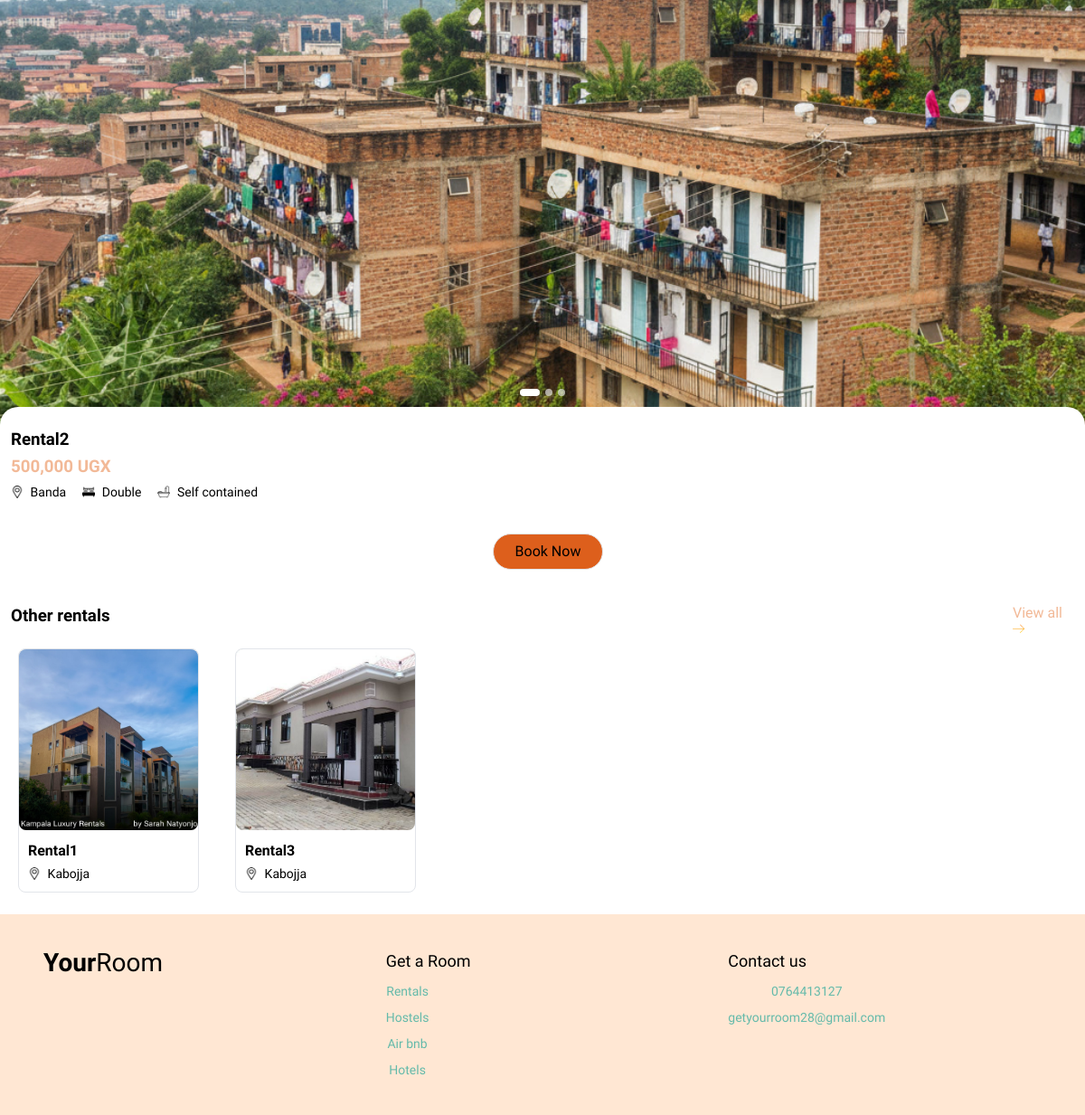
The page /unit/rental/1/ on the database its author committed.
### your_room/models.py (models this page shows, shortened)
class UnitImageBase(models.Model):
    image = models.ImageField(upload_to="units/%Y/%m/")
    is_main = models.BooleanField(
        default=False,
        help_text="Check this box to set this image as the main display photo."
    )
    class Meta:
        abstract = True
        ordering = ["is_main"]

class RentalImage(UnitImageBase):
    unit = models.ForeignKey(Rental, related_name="images", on_delete=models.CASCADE)

class BaseUnit(models.Model):
    name = models.CharField(max_length=150)
    location = models.CharField(max_length=150)
    description = models.TextField(
        blank=True,
        max_length=2000,
        help_text="Describe the unit: facilities, rules, nearby places, etc.",
    )
    class Meta:
        abstract = True
        ordering = ["name"]

class Rental(BaseUnit):
    room_type = models.CharField(max_length=10, choices=RoomType.choices)
    self_contained = models.BooleanField(default=False)
    price = models.DecimalField(max_digits=10, decimal_places=2, null=True, blank=True)
    lessor = models.ForeignKey(Lessor, related_name="rentals", on_delete=models.PROTECT, null=True, blank=True)

### your_room/views.py (the view)
# urls.py: path("unit/<str:unit_type>/<int:pk>/", unit_detail, name="unit-detail"),
def unit_detail(request,unit_type, pk):
    model = UNIT_MODELS.get(unit_type)
    unit = get_object_or_404(model.objects.prefetch_related("images"), pk=pk)
    units = model.objects.exclude(pk=pk).prefetch_related("images")[:5]
    return render(request, "your_room/detail.html", {"unit": unit, "unit_type": unit_type, "units":units})

### your_room/templates/your_room/detail.html (shortened to what this page needs)
<!DOCTYPE html>
{% load static %}
{% load humanize %}
<html lang="en">
<head>
<link rel="stylesheet" href="{% static 'your_room/styles.css' %}" />
</head>
<body>
<main>
  <div class ="unit_slider_section">
    <div class="slider-wrapper">
      <div class="slider" id="slider">
        {% for img in unit.images.all %}
        <div class="slide"><img src="{{ img.image.url }}" alt="{{ unit.name }}" /></div>
        {% endfor %}
      </div>
      <div class="dots" id="dots">
        {% for img in unit.images.all %}
        <div class="dot{% if forloop.first %} active{% endif %}"></div>
        {% endfor %}
      </div>
    </div>
    <div class = "unit unit_slider_section">
      <div><h3>{{ unit.name }}</h3></div>
      <div style="color:#f2b997;"><h3>{{ unit.price|floatformat:0|intcomma }} UGX</h3></div>
      {% if unit_type == 'hotel' or unit_type == 'airbnb'%}
      <div class = "unit_specification">
        <img src = "{% static 'your_room/images/location_icon.png' %}" />
        <p>{{ unit.location}}</p>
      </div>
      {% elif unit_type == 'hostel' or unit_type == 'rental' %}
      <div class ="unit_specification_section">
        <div class = "unit_specification">
          <img src = "{% static 'your_room/images/location_icon.png' %}" />
          <p>{{ unit.location}}</p>
        </div>
        <div class = "unit_specification">
          <img src = "{% static 'your_room/images/bed_icon.png' %}" />
          <p>{{ unit.get_room_type_display }}</p>
        </div>
        <div class = "unit_specification">
          <img src = "{% static 'your_room/images/bathroom_icon.png' %}" />
          {% if unit.self_contained %}
          <p>Self contained</p>
          {% else %}
          <p>Not self-contained</p>
          {% endif %}
        </div>
      </div>
      {% endif %}
      <div class="center-action unit_center_action">
          {% if unit_type == 'hostel' and unit.is_booked %}
          <button class="btn btn--sm" type="button" disabled>
            Cannot Book
          </button>
          {% else %}
          <button class="btn btn--sm" id="book-now" type="button" data-unit-type="{{ unit_type }}" data-unit-id="{{ unit.pk }}">
            Book Now
          </button>
          {% endif %}
      </div>
    </div>
  </div>
  <div class="other_place_title">
    <h3 class ="unit">Other {{ unit_type }}s</h3>
    <div class="unit_specification">
      {% if unit_type == 'rental'%}
      <a href="{% url 'rentals' %}">
        View all <img src="{% static 'your_room/images/right-arrow_.png' %}"/>
      </a>
      {% elif unit_type == 'hostel'%}
      <a href="{% url 'hostels' %}">
        View all <img src="{% static 'your_room/images/right-arrow_.png' %}"/>
      </a>
      {% elif unit_type == 'hotel'%}
      <a href="{% url 'hotels' %}">
        View all <img src="{% static 'your_room/images/right-arrow_.png' %}"/>
      </a>
      {% else %}
      <a href="{% url 'airbnb' %}">
        View all <img src="{% static 'your_room/images/right-arrow_.png' %}"/>
      </a>
      {% endif %}
    </div>
  </div>
  <div class ="other_places_scroll">
    {% for unit in units %}
    <article class="card other_places_card">
      <a href="{% url 'unit-detail' unit_type unit.pk %}">
        {% with unit.images.first as img %}
          {% if img %}
              <img src="{{ img.image.url }}" alt="{{ unit.name }}" loading="lazy" />
          {% else %}
              <img src="{% static 'your_room/images/hero.png' %}" alt="{{ unit.name }}" loading="lazy" />
          {% endif %}
        {% endwith %}
        <div class="card_description" style="padding-left: 10px;padding-right:16px;padding-bottom:10px;">
          <h3 style="font-size:1rem;">{{ unit.name }}</h3>
        {% if unit_type == 'airbnb' or unit_type == 'hotel' %}
          <div class ="unit_specification_section">
            <div class = "unit_specification">
              <img src = "{% static 'your_room/images/location_icon.png' %}" />
              <p>{{ unit.location}}</p>
            </div>
          </div>
        {% else %}
        <div class ="unit_specification_section">
          <div class = "unit_specification">
            <img src = "{% static 'your_room/images/location_icon.png' %}" />
            <p>{% if unit_type == 'hostel' %}{{ unit.university }}{% else %}{{ unit.location }}{% endif %}</p>
          </div>
        </div>
        {% endif %}
        </div>
      </a>
    </article>
    {% endfor %}
  </div>
</main>
<footer class="footer container">
  <a class="logo" href="{% url 'index' %}"><b>Your</b><span>Room</span></a>
  <div class="col">
    <strong>Get a Room</strong>
    <div class="footer_nav">
      <a href="{% url 'rentals' %}">Rentals</a>
      <a href="{% url 'hostels' %}">Hostels</a>
      <a href="{% url 'airbnb' %}">Air bnb</a>
      <a href="{% url 'hotels' %}">Hotels</a>
    </div>
  </div>
  <div class="col">
    <strong>Contact us</strong>
    <div class="footer_nav">
      <span>0764413127</span>
      <span>getyourroom28@gmail.com</span>
    </div>
  </div>
</footer>
</body>
</html>

### rows shown on the page
RentalImage: image (picture)
Rental: name "Rental2", price "500,000", location "Banda", room_type "Double"
Rental: images.first.image (picture), name "Rental1", location "Kabojja"
Rental: images.first.image (picture), name "Rental3", location "Kabojja"

### other values the page prints
{{ unit_type }} "rental"
